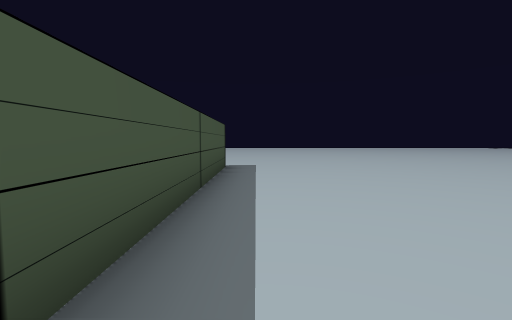
View 1 (above)

24 first-person views from a walk through a scene from a Unity 3-D project. The camera is 1.5 m above the floor, tilts 4° down and sees 85° across. The floor is counted in squares, 2 m on a side. Each view is taken from the middle of a square. On the plan, view 1 faces up. The plan holds only what a view shows up to about 10 squares ahead; the rest is blank. The place goes on beyond the plan. The player character is not drawn. Some surface patterns are stand-ins.

View 2
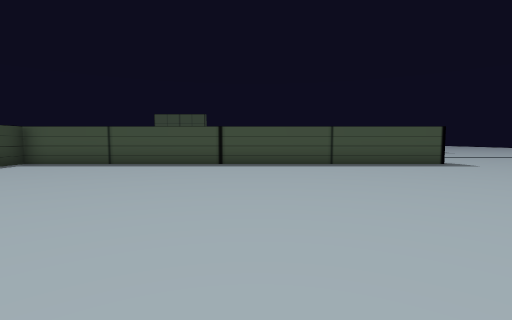

View 3
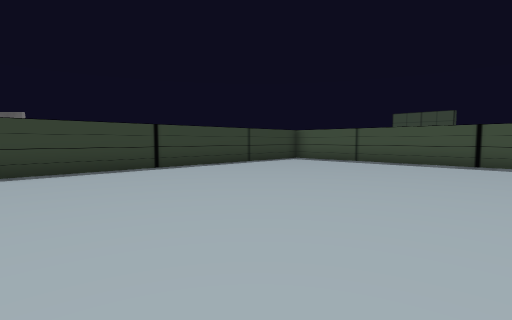

View 4
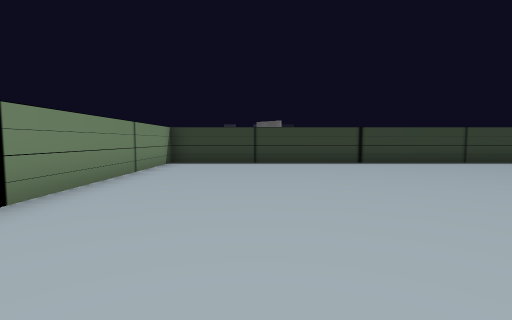

View 5
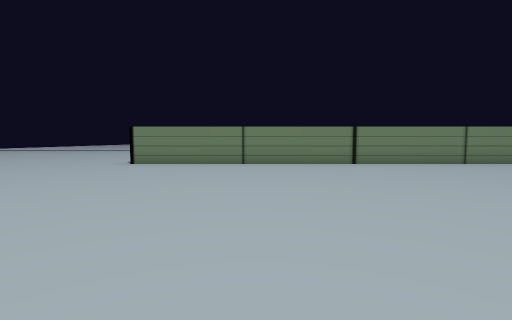

View 6
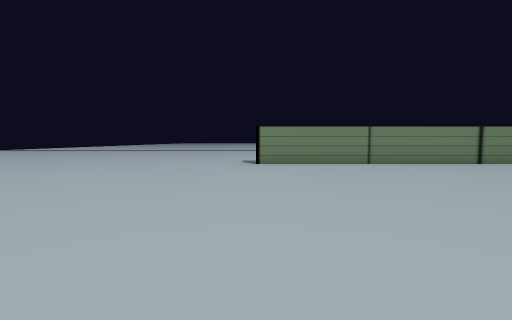

View 7
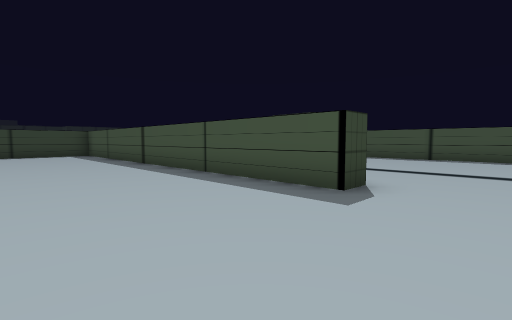

View 8
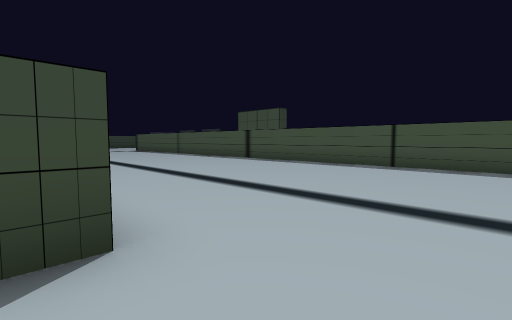

View 9
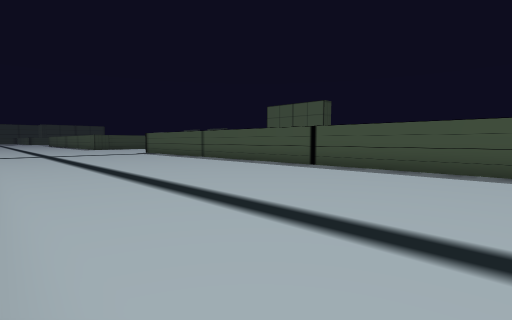

View 10
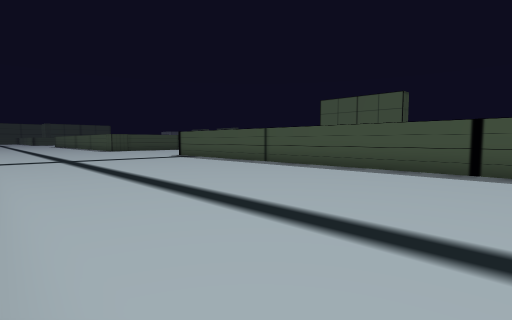

View 11
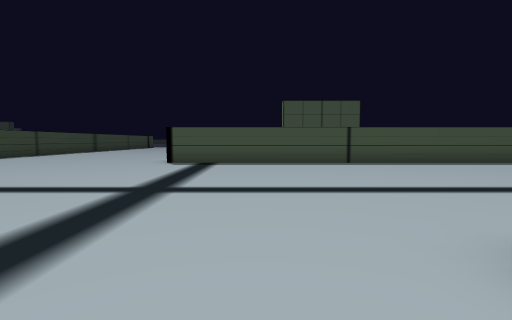

View 12
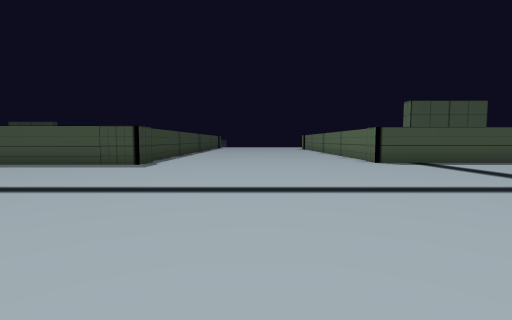

View 13
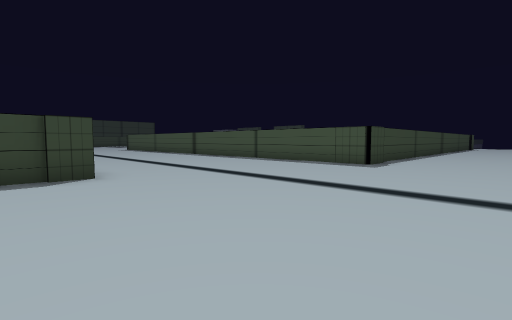

View 14
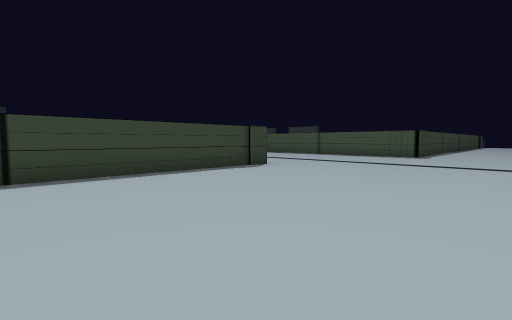

View 15
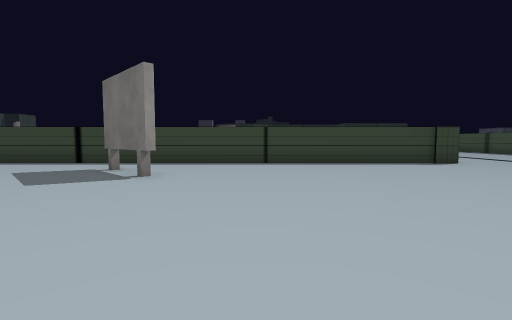

View 16
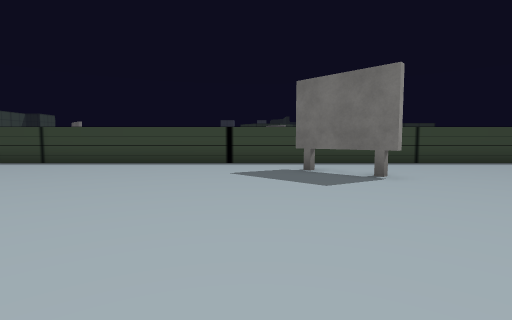

View 17
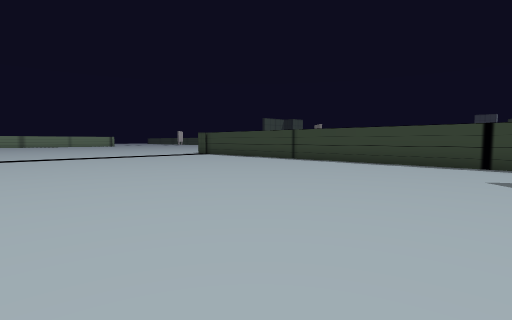

View 18
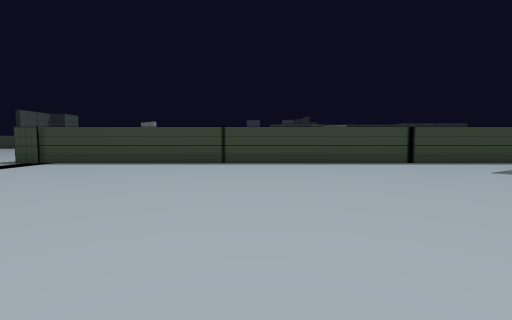

View 19
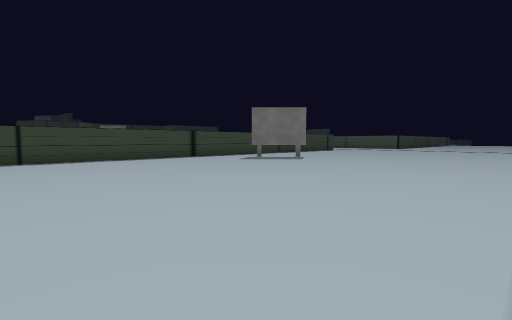

View 20
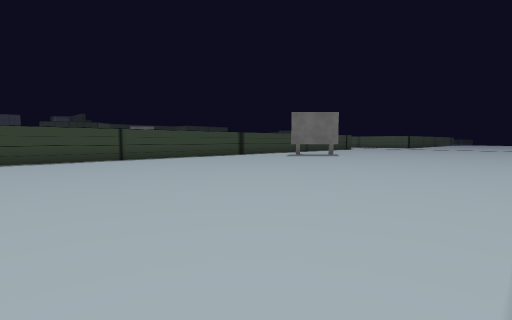

View 21
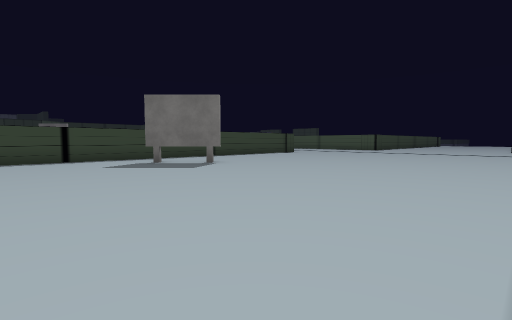

View 22
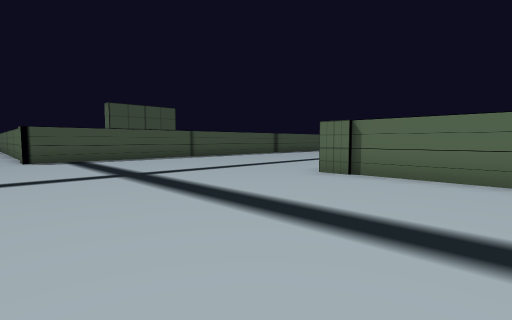

View 23
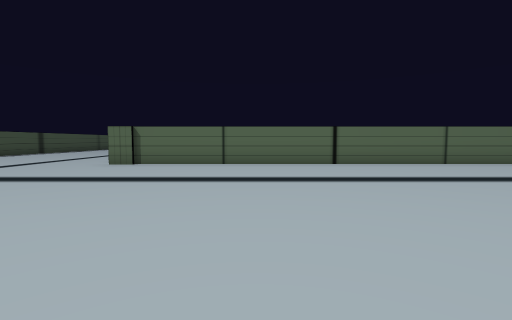

View 24
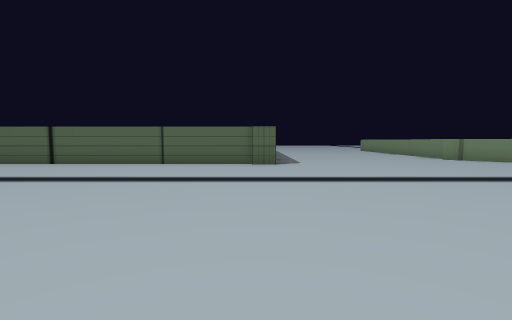

### Floor plan
Points are (right, up) in squares from view 1. A wall is a line through its corners. A room is listed if a view was taken in it or the views show most of it. See-through windows are left out.
Room 1 (views 1, 2, 3, 4, 5, 6, 7, 8)
walls: (-1.8, 8) (-0.9, 8) (-0.9, -5.4) (11.9, -5.4) (11.9, 8)
ways out: opening at (-2.7, 9) to room 2; opening at (11.3, 9) to room 2
Room 2 (views 9, 10, 11, 12, 13, 14, 15, 16, 17, 18, 19, 20, 21, 22, 23, 24)
walls: (12.6, -6.1) (-1.6, -6.1); (7.1, -17.5) (9, -19.3); (-1.8, -21.2) (21.5, -21.2); (20.8, -5.6) (20.2, -5); (-9.8, -18.6) (-8.6, -18.6) (-8.6, -23); (-9.4, 9.8) (-9.4, -11) (-10.1, -11)
ways out: opening at (-2.7, 9) to room 1; opening at (11.3, 9) to room 1

Positions as (right, up) in squares from view 1, and headings:
1: (0, 0), facing up
2: (8, 2), facing left
3: (9, 2), facing down-left
4: (9, 4), facing down
5: (3, 4), facing right
6: (3, 8), facing right
7: (3, 10), facing down-left
8: (-1, 10), facing down-left
9: (-2, 6), facing down-left
10: (-2, 2), facing down-left
11: (0, -8), facing left
12: (0, -15), facing left
13: (0, -15), facing down-left
14: (5, -15), facing down-left
15: (5, -12), facing down
16: (10, -12), facing down
17: (10, -12), facing down-right
18: (16, -12), facing down
19: (18, -10), facing down-left
20: (21, -10), facing down-left
21: (13, -10), facing down-left
22: (2, -12), facing up-left
23: (3, -15), facing up
24: (12, -15), facing up
